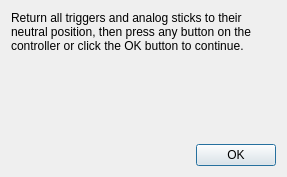
<?xml version="1.0" encoding="UTF-8"?>
<ui version="4.0">
 <class>NeutralInputDialog</class>
 <widget class="QDialog" name="NeutralInputDialog">
  <property name="geometry">
   <rect>
    <x>0</x>
    <y>0</y>
    <width>287</width>
    <height>177</height>
   </rect>
  </property>
  <property name="windowTitle">
   <string>Return to Neutral</string>
  </property>
  <property name="modal">
   <bool>true</bool>
  </property>
  <layout class="QVBoxLayout" name="verticalLayout">
   <item>
    <widget class="QLabel" name="label">
     <property name="sizePolicy">
      <sizepolicy hsizetype="Expanding" vsizetype="Minimum">
       <horstretch>0</horstretch>
       <verstretch>0</verstretch>
      </sizepolicy>
     </property>
     <property name="text">
      <string>Return all triggers and analog sticks to their neutral position, then press any button on the controller or click the OK button to continue.</string>
     </property>
     <property name="wordWrap">
      <bool>true</bool>
     </property>
    </widget>
   </item>
   <item>
    <spacer name="verticalSpacer">
     <property name="orientation">
      <enum>Qt::Vertical</enum>
     </property>
     <property name="sizeHint" stdset="0">
      <size>
       <width>20</width>
       <height>40</height>
      </size>
     </property>
    </spacer>
   </item>
   <item>
    <widget class="QDialogButtonBox" name="buttonBox">
     <property name="orientation">
      <enum>Qt::Horizontal</enum>
     </property>
     <property name="standardButtons">
      <set>QDialogButtonBox::Ok</set>
     </property>
    </widget>
   </item>
  </layout>
 </widget>
 <resources/>
 <connections>
  <connection>
   <sender>buttonBox</sender>
   <signal>accepted()</signal>
   <receiver>NeutralInputDialog</receiver>
   <slot>accept()</slot>
   <hints>
    <hint type="sourcelabel">
     <x>248</x>
     <y>254</y>
    </hint>
    <hint type="destinationlabel">
     <x>157</x>
     <y>274</y>
    </hint>
   </hints>
  </connection>
  <connection>
   <sender>buttonBox</sender>
   <signal>rejected()</signal>
   <receiver>NeutralInputDialog</receiver>
   <slot>reject()</slot>
   <hints>
    <hint type="sourcelabel">
     <x>316</x>
     <y>260</y>
    </hint>
    <hint type="destinationlabel">
     <x>286</x>
     <y>274</y>
    </hint>
   </hints>
  </connection>
 </connections>
</ui>
